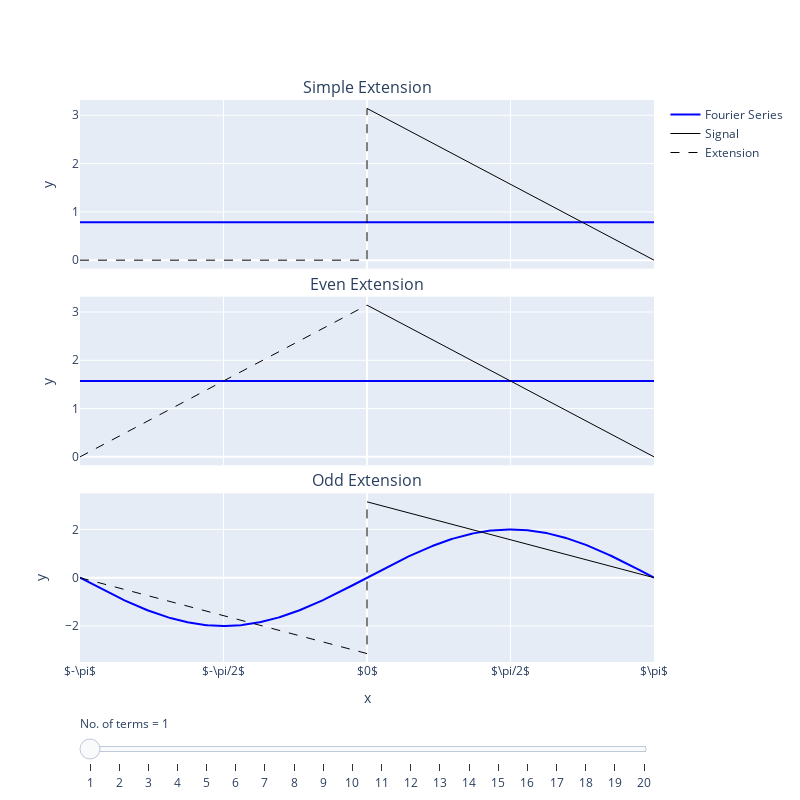

This figure's notebook cell:
### Markdown cell above
Consider a function
$$
f(x) = 
\left\{\begin{array}{l}
\pi-x,&\quad 0\leq x\leq \pi \\
0,&\quad \mbox{Otherwise}
\end{array}\right.
$$
We use three different ways to perform the Fourier series expansion of the function, i.e., the simple, even, and odd extensions.

*Think about which extension is the "best" in this case?*

### Code cell
import plotly.graph_objects as go
from plotly.subplots import make_subplots
import numpy as np

N  = 20
yr = [-0.2, 1.2]

# Original signal
x0 = np.array([-np.pi,-np.pi/2,-np.pi/2,np.pi/2,np.pi/2,np.pi])
y0 = np.array([1,1,0,0,1,1])

# Fourier series
Nx = 401
xx = np.linspace(-np.pi, np.pi, 401)
ff = np.zeros((N, Nx))
fc = np.zeros((N, Nx))
fs = np.zeros((N, Nx))

_ff = (np.pi/4) * np.ones_like(xx)
_cc = (np.pi/2) * np.ones_like(xx)
_ss = 2*np.sin(xx)
ff[0], fc[0], fs[0] = _ff, _cc, _ss
for _i in range(1,N):
    _ff += \
        -2/np.pi * np.cos((2*_i-1)*(xx-np.pi)) / (2*_i-1)**2 + \
        (-1)**_i * np.sin(_i*(xx-np.pi)) / (_i)
    _cc += 4/np.pi * np.cos((2*_i-1)*xx)/(2*_i-1)**2
    _ss += 2*np.sin((_i+1)*xx)/(_i+1)
    ff[_i], fc[_i], fs[_i] = _ff, _cc, _ss

# Make the plots
fig = make_subplots(rows=3, cols=1,
                    shared_xaxes=True, vertical_spacing=0.05,
                    subplot_titles=("Simple Extension", "Even Extension", "Odd Extension"))

# Add traces, one for each slider step
## Simple extension
for _i in range(N):
    fig.add_trace(
        go.Scatter(
            visible=False, line=dict(color="blue", width=2),
            name="Fourier Series", x=xx, y=ff[_i]), row=1, col=1)
fig.data[0].visible = True
fig.add_trace(go.Scatter(
    visible=True, line=dict(color="black", width=1), mode='lines',
    name="Signal", x=[0,np.pi], y=[np.pi,0]), row=1, col=1)
fig.add_trace(go.Scatter(
    visible=True, line=dict(color="black", width=1, dash='dash'), mode='lines',
    name="Extension", x=[-np.pi,0,0], y=[0,0,np.pi]), row=1, col=1)

## Even extension
for _i in range(N):
    fig.add_trace(
        go.Scatter(
            visible=False, line=dict(color="blue", width=2),
            showlegend=False, x=xx, y=fc[_i]), row=2, col=1)
fig.data[N+2].visible = True
fig.add_trace(go.Scatter(
    visible=True, line=dict(color="black", width=1), mode='lines',
    showlegend=False, x=[0,np.pi], y=[np.pi,0]), row=2, col=1)
fig.add_trace(go.Scatter(
    visible=True, line=dict(color="black", width=1, dash='dash'), mode='lines',
    showlegend=False, x=[-np.pi,0], y=[0,np.pi]), row=2, col=1)

## Odd extension
for _i in range(N):
    fig.add_trace(
        go.Scatter(
            visible=False, line=dict(color="blue", width=2),
            showlegend=False, x=xx, y=fs[_i]), row=3, col=1)
fig.data[2*N+4].visible = True
fig.add_trace(go.Scatter(
    visible=True, line=dict(color="black", width=1), mode='lines',
    showlegend=False, x=[0,np.pi], y=[np.pi,0]), row=3, col=1)
fig.add_trace(go.Scatter(
    visible=True, line=dict(color="black", width=1, dash='dash'), mode='lines',
    showlegend=False, x=[-np.pi,0,0], y=[0,-np.pi,np.pi]), row=3, col=1)

# Create and add slider
steps = []
for i in range(N):
    step = dict(
        method="update",
        args=[{"visible": [False] * N + [True]*2}],
        label=f"{i+1}"
    )
    step["args"][0]["visible"][i] = True
    steps.append(step)

sliders = [dict(
    active=0,
    currentvalue={"prefix": "No. of terms = "},
    pad={"t": 50},
    steps=steps
)]

fig.update_layout(
    sliders=sliders,
    autosize=False,
    width=800,
    height=800)

for i in range(1,4):
    fig.update_xaxes(tickvals = [-np.pi, -np.pi/2, 0, np.pi/2, np.pi],
                     row=i, col=1)
    fig.update_yaxes(title_text="y", row=i, col=1)
fig.update_xaxes(title_text="x",
                 tickvals = [-np.pi, -np.pi/2, 0, np.pi/2, np.pi],
                 ticktext = ['$-\pi$', '$-\pi/2$', '$0$', '$\pi/2$', '$\pi$'],
                 row=3, col=1)

fig.show()

### Figure 1 — Plotly figure (JSON) as saved in the notebook; plotly's stock layout.template omitted (floating-point values rounded to 4 significant figures; data arrays with more than 128 entries replaced by an {"elided": "..."} marker saying what was removed)
{"data": [{"line": {"color": "blue", "width": 2}, "name": "Fourier Series", "type": "scatter", "visible": true, "x": {"elided": "401 float values"}, "xaxis": "x", "y": {"elided": "401 float values"}, "yaxis": "y"}, {"line": {"color": "blue", "width": 2}, "name": "Fourier Series", "type": "scatter", "visible": false, "x": {"elided": "401 float values"}, "xaxis": "x", "y": {"elided": "401 float values"}, "yaxis": "y"}, {"line": {"color": "blue", "width": 2}, "name": "Fourier Series", "type": "scatter", "visible": false, "x": {"elided": "401 float values"}, "xaxis": "x", "y": {"elided": "401 float values"}, "yaxis": "y"}, {"line": {"color": "blue", "width": 2}, "name": "Fourier Series", "type": "scatter", "visible": false, "x": {"elided": "401 float values"}, "xaxis": "x", "y": {"elided": "401 float values"}, "yaxis": "y"}, {"line": {"color": "blue", "width": 2}, "name": "Fourier Series", "type": "scatter", "visible": false, "x": {"elided": "401 float values"}, "xaxis": "x", "y": {"elided": "401 float values"}, "yaxis": "y"}, {"line": {"color": "blue", "width": 2}, "name": "Fourier Series", "type": "scatter", "visible": false, "x": {"elided": "401 float values"}, "xaxis": "x", "y": {"elided": "401 float values"}, "yaxis": "y"}, {"line": {"color": "blue", "width": 2}, "name": "Fourier Series", "type": "scatter", "visible": false, "x": {"elided": "401 float values"}, "xaxis": "x", "y": {"elided": "401 float values"}, "yaxis": "y"}, {"line": {"color": "blue", "width": 2}, "name": "Fourier Series", "type": "scatter", "visible": false, "x": {"elided": "401 float values"}, "xaxis": "x", "y": {"elided": "401 float values"}, "yaxis": "y"}, {"line": {"color": "blue", "width": 2}, "name": "Fourier Series", "type": "scatter", "visible": false, "x": {"elided": "401 float values"}, "xaxis": "x", "y": {"elided": "401 float values"}, "yaxis": "y"}, {"line": {"color": "blue", "width": 2}, "name": "Fourier Series", "type": "scatter", "visible": false, "x": {"elided": "401 float values"}, "xaxis": "x", "y": {"elided": "401 float values"}, "yaxis": "y"}, {"line": {"color": "blue", "width": 2}, "name": "Fourier Series", "type": "scatter", "visible": false, "x": {"elided": "401 float values"}, "xaxis": "x", "y": {"elided": "401 float values"}, "yaxis": "y"}, {"line": {"color": "blue", "width": 2}, "name": "Fourier Series", "type": "scatter", "visible": false, "x": {"elided": "401 float values"}, "xaxis": "x", "y": {"elided": "401 float values"}, "yaxis": "y"}, {"line": {"color": "blue", "width": 2}, "name": "Fourier Series", "type": "scatter", "visible": false, "x": {"elided": "401 float values"}, "xaxis": "x", "y": {"elided": "401 float values"}, "yaxis": "y"}, {"line": {"color": "blue", "width": 2}, "name": "Fourier Series", "type": "scatter", "visible": false, "x": {"elided": "401 float values"}, "xaxis": "x", "y": {"elided": "401 float values"}, "yaxis": "y"}, {"line": {"color": "blue", "width": 2}, "name": "Fourier Series", "type": "scatter", "visible": false, "x": {"elided": "401 float values"}, "xaxis": "x", "y": {"elided": "401 float values"}, "yaxis": "y"}, {"line": {"color": "blue", "width": 2}, "name": "Fourier Series", "type": "scatter", "visible": false, "x": {"elided": "401 float values"}, "xaxis": "x", "y": {"elided": "401 float values"}, "yaxis": "y"}, {"line": {"color": "blue", "width": 2}, "name": "Fourier Series", "type": "scatter", "visible": false, "x": {"elided": "401 float values"}, "xaxis": "x", "y": {"elided": "401 float values"}, "yaxis": "y"}, {"line": {"color": "blue", "width": 2}, "name": "Fourier Series", "type": "scatter", "visible": false, "x": {"elided": "401 float values"}, "xaxis": "x", "y": {"elided": "401 float values"}, "yaxis": "y"}, {"line": {"color": "blue", "width": 2}, "name": "Fourier Series", "type": "scatter", "visible": false, "x": {"elided": "401 float values"}, "xaxis": "x", "y": {"elided": "401 float values"}, "yaxis": "y"}, {"line": {"color": "blue", "width": 2}, "name": "Fourier Series", "type": "scatter", "visible": false, "x": {"elided": "401 float values"}, "xaxis": "x", "y": {"elided": "401 float values"}, "yaxis": "y"}, {"line": {"color": "black", "width": 1}, "mode": "lines", "name": "Signal", "type": "scatter", "visible": true, "x": [0, 3.142], "xaxis": "x", "y": [3.142, 0], "yaxis": "y"}, {"line": {"color": "black", "dash": "dash", "width": 1}, "mode": "lines", "name": "Extension", "type": "scatter", "visible": true, "x": [-3.142, 0, 0], "xaxis": "x", "y": [0, 0, 3.142], "yaxis": "y"}, {"line": {"color": "blue", "width": 2}, "showlegend": false, "type": "scatter", "visible": true, "x": {"elided": "401 float values"}, "xaxis": "x2", "y": {"elided": "401 float values"}, "yaxis": "y2"}, {"line": {"color": "blue", "width": 2}, "showlegend": false, "type": "scatter", "visible": false, "x": {"elided": "401 float values"}, "xaxis": "x2", "y": {"elided": "401 float values"}, "yaxis": "y2"}, {"line": {"color": "blue", "width": 2}, "showlegend": false, "type": "scatter", "visible": false, "x": {"elided": "401 float values"}, "xaxis": "x2", "y": {"elided": "401 float values"}, "yaxis": "y2"}, {"line": {"color": "blue", "width": 2}, "showlegend": false, "type": "scatter", "visible": false, "x": {"elided": "401 float values"}, "xaxis": "x2", "y": {"elided": "401 float values"}, "yaxis": "y2"}, {"line": {"color": "blue", "width": 2}, "showlegend": false, "type": "scatter", "visible": false, "x": {"elided": "401 float values"}, "xaxis": "x2", "y": {"elided": "401 float values"}, "yaxis": "y2"}, {"line": {"color": "blue", "width": 2}, "showlegend": false, "type": "scatter", "visible": false, "x": {"elided": "401 float values"}, "xaxis": "x2", "y": {"elided": "401 float values"}, "yaxis": "y2"}, {"line": {"color": "blue", "width": 2}, "showlegend": false, "type": "scatter", "visible": false, "x": {"elided": "401 float values"}, "xaxis": "x2", "y": {"elided": "401 float values"}, "yaxis": "y2"}, {"line": {"color": "blue", "width": 2}, "showlegend": false, "type": "scatter", "visible": false, "x": {"elided": "401 float values"}, "xaxis": "x2", "y": {"elided": "401 float values"}, "yaxis": "y2"}, {"line": {"color": "blue", "width": 2}, "showlegend": false, "type": "scatter", "visible": false, "x": {"elided": "401 float values"}, "xaxis": "x2", "y": {"elided": "401 float values"}, "yaxis": "y2"}, {"line": {"color": "blue", "width": 2}, "showlegend": false, "type": "scatter", "visible": false, "x": {"elided": "401 float values"}, "xaxis": "x2", "y": {"elided": "401 float values"}, "yaxis": "y2"}, {"line": {"color": "blue", "width": 2}, "showlegend": false, "type": "scatter", "visible": false, "x": {"elided": "401 float values"}, "xaxis": "x2", "y": {"elided": "401 float values"}, "yaxis": "y2"}, {"line": {"color": "blue", "width": 2}, "showlegend": false, "type": "scatter", "visible": false, "x": {"elided": "401 float values"}, "xaxis": "x2", "y": {"elided": "401 float values"}, "yaxis": "y2"}, {"line": {"color": "blue", "width": 2}, "showlegend": false, "type": "scatter", "visible": false, "x": {"elided": "401 float values"}, "xaxis": "x2", "y": {"elided": "401 float values"}, "yaxis": "y2"}, {"line": {"color": "blue", "width": 2}, "showlegend": false, "type": "scatter", "visible": false, "x": {"elided": "401 float values"}, "xaxis": "x2", "y": {"elided": "401 float values"}, "yaxis": "y2"}, {"line": {"color": "blue", "width": 2}, "showlegend": false, "type": "scatter", "visible": false, "x": {"elided": "401 float values"}, "xaxis": "x2", "y": {"elided": "401 float values"}, "yaxis": "y2"}, {"line": {"color": "blue", "width": 2}, "showlegend": false, "type": "scatter", "visible": false, "x": {"elided": "401 float values"}, "xaxis": "x2", "y": {"elided": "401 float values"}, "yaxis": "y2"}, {"line": {"color": "blue", "width": 2}, "showlegend": false, "type": "scatter", "visible": false, "x": {"elided": "401 float values"}, "xaxis": "x2", "y": {"elided": "401 float values"}, "yaxis": "y2"}, {"line": {"color": "blue", "width": 2}, "showlegend": false, "type": "scatter", "visible": false, "x": {"elided": "401 float values"}, "xaxis": "x2", "y": {"elided": "401 float values"}, "yaxis": "y2"}, {"line": {"color": "blue", "width": 2}, "showlegend": false, "type": "scatter", "visible": false, "x": {"elided": "401 float values"}, "xaxis": "x2", "y": {"elided": "401 float values"}, "yaxis": "y2"}, {"line": {"color": "blue", "width": 2}, "showlegend": false, "type": "scatter", "visible": false, "x": {"elided": "401 float values"}, "xaxis": "x2", "y": {"elided": "401 float values"}, "yaxis": "y2"}, {"line": {"color": "black", "width": 1}, "mode": "lines", "showlegend": false, "type": "scatter", "visible": true, "x": [0, 3.142], "xaxis": "x2", "y": [3.142, 0], "yaxis": "y2"}, {"line": {"color": "black", "dash": "dash", "width": 1}, "mode": "lines", "showlegend": false, "type": "scatter", "visible": true, "x": [-3.142, 0], "xaxis": "x2", "y": [0, 3.142], "yaxis": "y2"}, {"line": {"color": "blue", "width": 2}, "showlegend": false, "type": "scatter", "visible": true, "x": {"elided": "401 float values"}, "xaxis": "x3", "y": {"elided": "401 float values"}, "yaxis": "y3"}, {"line": {"color": "blue", "width": 2}, "showlegend": false, "type": "scatter", "visible": false, "x": {"elided": "401 float values"}, "xaxis": "x3", "y": {"elided": "401 float values"}, "yaxis": "y3"}, {"line": {"color": "blue", "width": 2}, "showlegend": false, "type": "scatter", "visible": false, "x": {"elided": "401 float values"}, "xaxis": "x3", "y": {"elided": "401 float values"}, "yaxis": "y3"}, {"line": {"color": "blue", "width": 2}, "showlegend": false, "type": "scatter", "visible": false, "x": {"elided": "401 float values"}, "xaxis": "x3", "y": {"elided": "401 float values"}, "yaxis": "y3"}, {"line": {"color": "blue", "width": 2}, "showlegend": false, "type": "scatter", "visible": false, "x": {"elided": "401 float values"}, "xaxis": "x3", "y": {"elided": "401 float values"}, "yaxis": "y3"}, {"line": {"color": "blue", "width": 2}, "showlegend": false, "type": "scatter", "visible": false, "x": {"elided": "401 float values"}, "xaxis": "x3", "y": {"elided": "401 float values"}, "yaxis": "y3"}, {"line": {"color": "blue", "width": 2}, "showlegend": false, "type": "scatter", "visible": false, "x": {"elided": "401 float values"}, "xaxis": "x3", "y": {"elided": "401 float values"}, "yaxis": "y3"}, {"line": {"color": "blue", "width": 2}, "showlegend": false, "type": "scatter", "visible": false, "x": {"elided": "401 float values"}, "xaxis": "x3", "y": {"elided": "401 float values"}, "yaxis": "y3"}, {"line": {"color": "blue", "width": 2}, "showlegend": false, "type": "scatter", "visible": false, "x": {"elided": "401 float values"}, "xaxis": "x3", "y": {"elided": "401 float values"}, "yaxis": "y3"}, {"line": {"color": "blue", "width": 2}, "showlegend": false, "type": "scatter", "visible": false, "x": {"elided": "401 float values"}, "xaxis": "x3", "y": {"elided": "401 float values"}, "yaxis": "y3"}, {"line": {"color": "blue", "width": 2}, "showlegend": false, "type": "scatter", "visible": false, "x": {"elided": "401 float values"}, "xaxis": "x3", "y": {"elided": "401 float values"}, "yaxis": "y3"}, {"line": {"color": "blue", "width": 2}, "showlegend": false, "type": "scatter", "visible": false, "x": {"elided": "401 float values"}, "xaxis": "x3", "y": {"elided": "401 float values"}, "yaxis": "y3"}, {"line": {"color": "blue", "width": 2}, "showlegend": false, "type": "scatter", "visible": false, "x": {"elided": "401 float values"}, "xaxis": "x3", "y": {"elided": "401 float values"}, "yaxis": "y3"}, {"line": {"color": "blue", "width": 2}, "showlegend": false, "type": "scatter", "visible": false, "x": {"elided": "401 float values"}, "xaxis": "x3", "y": {"elided": "401 float values"}, "yaxis": "y3"}, {"line": {"color": "blue", "width": 2}, "showlegend": false, "type": "scatter", "visible": false, "x": {"elided": "401 float values"}, "xaxis": "x3", "y": {"elided": "401 float values"}, "yaxis": "y3"}, {"line": {"color": "blue", "width": 2}, "showlegend": false, "type": "scatter", "visible": false, "x": {"elided": "401 float values"}, "xaxis": "x3", "y": {"elided": "401 float values"}, "yaxis": "y3"}, {"line": {"color": "blue", "width": 2}, "showlegend": false, "type": "scatter", "visible": false, "x": {"elided": "401 float values"}, "xaxis": "x3", "y": {"elided": "401 float values"}, "yaxis": "y3"}, {"line": {"color": "blue", "width": 2}, "showlegend": false, "type": "scatter", "visible": false, "x": {"elided": "401 float values"}, "xaxis": "x3", "y": {"elided": "401 float values"}, "yaxis": "y3"}, {"line": {"color": "blue", "width": 2}, "showlegend": false, "type": "scatter", "visible": false, "x": {"elided": "401 float values"}, "xaxis": "x3", "y": {"elided": "401 float values"}, "yaxis": "y3"}, {"line": {"color": "blue", "width": 2}, "showlegend": false, "type": "scatter", "visible": false, "x": {"elided": "401 float values"}, "xaxis": "x3", "y": {"elided": "401 float values"}, "yaxis": "y3"}, {"line": {"color": "black", "width": 1}, "mode": "lines", "showlegend": false, "type": "scatter", "visible": true, "x": [0, 3.142], "xaxis": "x3", "y": [3.142, 0], "yaxis": "y3"}, {"line": {"color": "black", "dash": "dash", "width": 1}, "mode": "lines", "showlegend": false, "type": "scatter", "visible": true, "x": [-3.142, 0, 0], "xaxis": "x3", "y": [0, -3.142, 3.142], "yaxis": "y3"}], "layout": {"annotations": [{"font": {"size": 16}, "showarrow": false, "text": "Simple Extension", "x": 0.5, "xanchor": "center", "xref": "paper", "y": 1, "yanchor": "bottom", "yref": "paper"}, {"font": {"size": 16}, "showarrow": false, "text": "Even Extension", "x": 0.5, "xanchor": "center", "xref": "paper", "y": 0.65, "yanchor": "bottom", "yref": "paper"}, {"font": {"size": 16}, "showarrow": false, "text": "Odd Extension", "x": 0.5, "xanchor": "center", "xref": "paper", "y": 0.3, "yanchor": "bottom", "yref": "paper"}], "autosize": false, "height": 800, "sliders": [{"active": 0, "currentvalue": {"prefix": "No. of terms = "}, "pad": {"t": 50}, "steps": [{"args": [{"visible": [true, false, false, false, false, false, false, false, false, false, false, false, false, false, false, false, false, false, false, false, true, true]}], "label": "1", "method": "update"}, {"args": [{"visible": [false, true, false, false, false, false, false, false, false, false, false, false, false, false, false, false, false, false, false, false, true, true]}], "label": "2", "method": "update"}, {"args": [{"visible": [false, false, true, false, false, false, false, false, false, false, false, false, false, false, false, false, false, false, false, false, true, true]}], "label": "3", "method": "update"}, {"args": [{"visible": [false, false, false, true, false, false, false, false, false, false, false, false, false, false, false, false, false, false, false, false, true, true]}], "label": "4", "method": "update"}, {"args": [{"visible": [false, false, false, false, true, false, false, false, false, false, false, false, false, false, false, false, false, false, false, false, true, true]}], "label": "5", "method": "update"}, {"args": [{"visible": [false, false, false, false, false, true, false, false, false, false, false, false, false, false, false, false, false, false, false, false, true, true]}], "label": "6", "method": "update"}, {"args": [{"visible": [false, false, false, false, false, false, true, false, false, false, false, false, false, false, false, false, false, false, false, false, true, true]}], "label": "7", "method": "update"}, {"args": [{"visible": [false, false, false, false, false, false, false, true, false, false, false, false, false, false, false, false, false, false, false, false, true, true]}], "label": "8", "method": "update"}, {"args": [{"visible": [false, false, false, false, false, false, false, false, true, false, false, false, false, false, false, false, false, false, false, false, true, true]}], "label": "9", "method": "update"}, {"args": [{"visible": [false, false, false, false, false, false, false, false, false, true, false, false, false, false, false, false, false, false, false, false, true, true]}], "label": "10", "method": "update"}, {"args": [{"visible": [false, false, false, false, false, false, false, false, false, false, true, false, false, false, false, false, false, false, false, false, true, true]}], "label": "11", "method": "update"}, {"args": [{"visible": [false, false, false, false, false, false, false, false, false, false, false, true, false, false, false, false, false, false, false, false, true, true]}], "label": "12", "method": "update"}, {"args": [{"visible": [false, false, false, false, false, false, false, false, false, false, false, false, true, false, false, false, false, false, false, false, true, true]}], "label": "13", "method": "update"}, {"args": [{"visible": [false, false, false, false, false, false, false, false, false, false, false, false, false, true, false, false, false, false, false, false, true, true]}], "label": "14", "method": "update"}, {"args": [{"visible": [false, false, false, false, false, false, false, false, false, false, false, false, false, false, true, false, false, false, false, false, true, true]}], "label": "15", "method": "update"}, {"args": [{"visible": [false, false, false, false, false, false, false, false, false, false, false, false, false, false, false, true, false, false, false, false, true, true]}], "label": "16", "method": "update"}, {"args": [{"visible": [false, false, false, false, false, false, false, false, false, false, false, false, false, false, false, false, true, false, false, false, true, true]}], "label": "17", "method": "update"}, {"args": [{"visible": [false, false, false, false, false, false, false, false, false, false, false, false, false, false, false, false, false, true, false, false, true, true]}], "label": "18", "method": "update"}, {"args": [{"visible": [false, false, false, false, false, false, false, false, false, false, false, false, false, false, false, false, false, false, true, false, true, true]}], "label": "19", "method": "update"}, {"args": [{"visible": [false, false, false, false, false, false, false, false, false, false, false, false, false, false, false, false, false, false, false, true, true, true]}], "label": "20", "method": "update"}]}], "width": 800, "xaxis": {"anchor": "y", "domain": [0, 1], "matches": "x3", "showticklabels": false, "tickvals": [-3.142, -1.571, 0, 1.571, 3.142]}, "xaxis2": {"anchor": "y2", "domain": [0, 1], "matches": "x3", "showticklabels": false, "tickvals": [-3.142, -1.571, 0, 1.571, 3.142]}, "xaxis3": {"anchor": "y3", "domain": [0, 1], "ticktext": ["$-\\pi$", "$-\\pi/2$", "$0$", "$\\pi/2$", "$\\pi$"], "tickvals": [-3.142, -1.571, 0, 1.571, 3.142], "title": {"text": "x"}}, "yaxis": {"anchor": "x", "domain": [0.7, 1], "title": {"text": "y"}}, "yaxis2": {"anchor": "x2", "domain": [0.35, 0.65], "title": {"text": "y"}}, "yaxis3": {"anchor": "x3", "domain": [0, 0.3], "title": {"text": "y"}}}}
